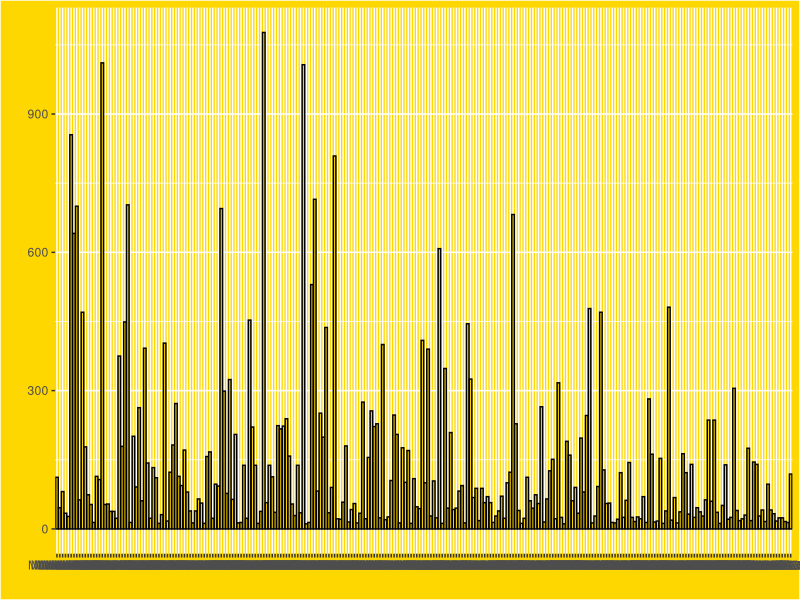
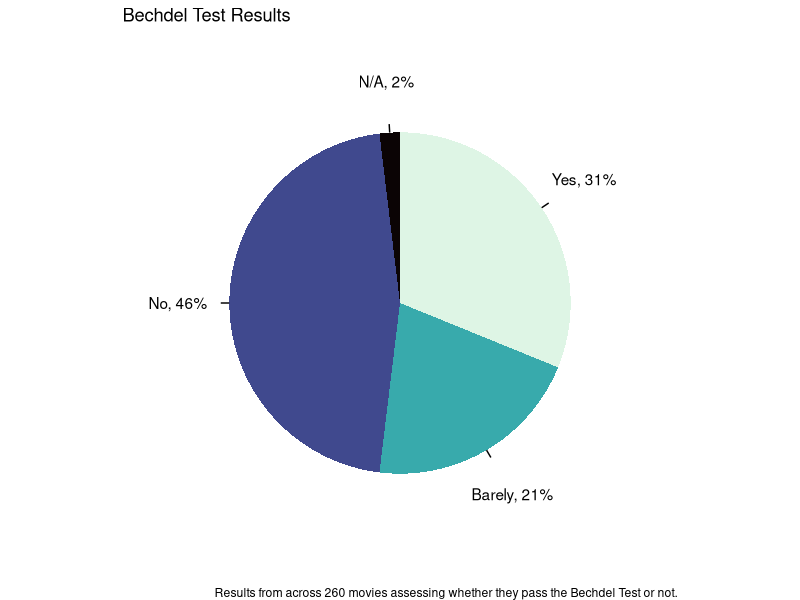

Write R code to recreate these figures, in order.
## ---- chunk 1
knitr::opts_chunk$set(echo = TRUE)
## ---- chunk 2

library(tidyverse)
data_whole<- read_csv("../data/DATASET_Where are the Women An Overview of Female Representation in Popular Contemporary Animation Feature Films.csv")

## ---- chunk 3
#removing NA rows and renaming columns
data_cleaned<- data_whole |>
  drop_na() |>
  rename(Votes = `IMDb Votes (in thousands)`,
         Movie = `Movie Internal ID`,
         Bechdel = `Bechdel Test`) 

data_good_plot <- data_cleaned |>
  data.frame()|>
  count(`Bechdel`) 

#changing the order of the bechdel answers
data_good_plot$Bechdel <- factor(data_good_plot$Bechdel, levels = c("N/A", "No", "Barely", "Yes"))
  
data_good_plot<- data_good_plot |>
  arrange(desc(Bechdel)) |>
  mutate(Percentage = n/ sum(n) * 100,
         y_position = cumsum(Percentage) - 0.5 * Percentage) #to align the percentages in the pie chart


## ---- chunk 4
library(ggplot2)
plot_bad <- ggplot(data_cleaned, 
                   aes(x = Movie, y = Votes)) +
  geom_bar(stat = "identity", fill = "gold", color = "black") +
  theme(plot.background = element_rect(fill = "gold1"),
        panel.background = element_rect(fill = "gold1"))+
  labs(x= "", y = "")

plot_bad

## ---- chunk 5
library(dplyr)
library(viridis)
plot_good <- data_good_plot |>
  ggplot(aes(x = "", y = Percentage, fill = Bechdel)) +
  geom_bar(stat = "identity", width = 1) + 
  coord_polar(theta = "y") +
  geom_segment(aes(x = 1.5, xend = 1.55, y = y_position, yend = y_position), 
               color = "black", linewidth = 0.5) + #add lines between chart and label
  geom_text(aes(label = paste0(Bechdel, ", ", round(Percentage, 0), "%"), y= y_position),  
            position = position_nudge(x = 0.8),  # Move labels outside of pie
            color = "black") +
  scale_fill_viridis(discrete = TRUE, option = "G") +
  theme_void() +  # Removes axis and grid lines
  labs(title = "Bechdel Test Results", caption = "Results from across 260 movies assessing whether they pass the Bechdel Test or not.") +
  theme(legend.position = "none") 


plot_good
  


